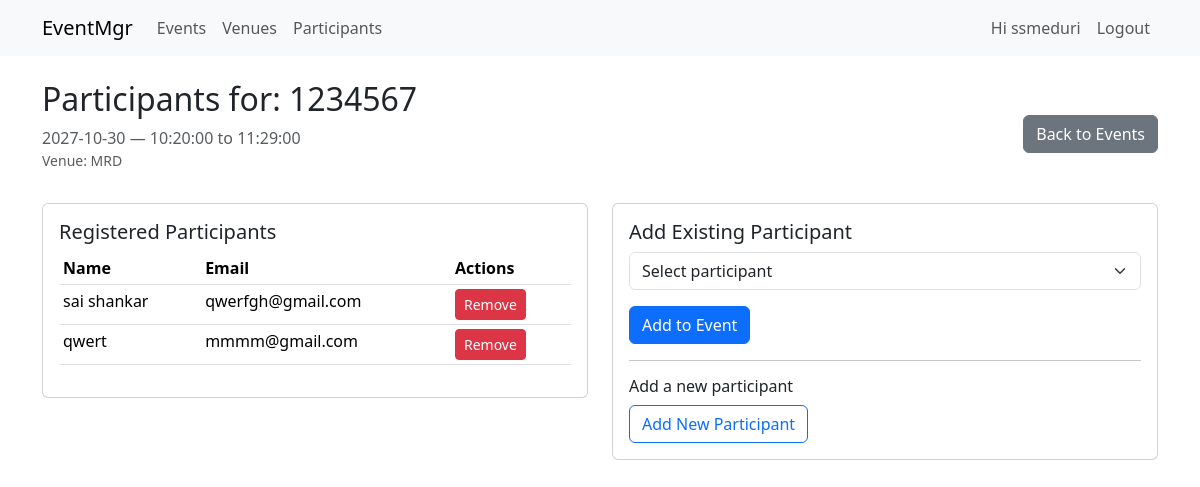
Page /event/1/participants (signed in) on the committed database.
### app/models.py (models this page shows, shortened)
class User(UserMixin, db.Model):
    id = db.Column(db.Integer, primary_key=True)
    username = db.Column(db.String(80), unique=True, nullable=False)
    password_hash = db.Column(db.String(200), nullable=False)
    role = db.Column(db.String(20), nullable=False, default='viewer')  # 'admin', 'staff', 'viewer'

class Event(db.Model):
    id = db.Column(db.Integer, primary_key=True)
    title = db.Column(db.String(120), nullable=False)
    description = db.Column(db.Text)
    date = db.Column(db.Date, nullable=False)
    start_time = db.Column(db.Time, nullable=False)
    end_time = db.Column(db.Time, nullable=False)
    venue_id = db.Column(db.Integer, db.ForeignKey('venue.id'), nullable=False)
    participants = db.relationship('Participant', secondary=event_participants, back_populates='events')

class Venue(db.Model):
    id = db.Column(db.Integer, primary_key=True)
    name = db.Column(db.String(150), nullable=False, unique=True)
    capacity = db.Column(db.Integer, nullable=False, default=0)
    resources_list = db.relationship('Resource', back_populates='venue', cascade='all, delete-orphan')
    events = db.relationship('Event', backref='venue', lazy=True, cascade='all, delete-orphan')

class Participant(db.Model):
    id = db.Column(db.Integer, primary_key=True)
    name = db.Column(db.String(150), nullable=False)
    email = db.Column(db.String(200), nullable=True)
    phone = db.Column(db.String(50), nullable=True)
    notes = db.Column(db.Text, nullable=True)
    events = db.relationship('Event', secondary=event_participants, back_populates='participants')

### app/routes.py (the view)
@main_bp.route('/event/<int:event_id>/participants')
@login_required
def event_participants_view(event_id):
    event = Event.query.get_or_404(event_id)
    available = Participant.query.filter(~Participant.events.any(id=event.id)).order_by(Participant.name).all()
    return render_template('events/participants.html', event=event, available=available)

### app/__init__.py (called while the page is built)
def create_app():
    app = Flask(__name__, static_folder='static', template_folder='templates')
    app.config.from_object(Config)
    db.init_app(app)
    login_manager.init_app(app)
    from .models import User
    @login_manager.user_loader
    def load_user(user_id):
        return User.query.get(int(user_id))
    from .routes import main_bp
    from .auth import auth_bp
    app.register_blueprint(main_bp)
    app.register_blueprint(auth_bp)
    return app

### app/templates/events/participants.html (shortened to what this page needs)
{% extends 'base.html' %}
{% block content %}
<div class="d-flex justify-content-between align-items-center mb-3">
  <div>
    <h2>Participants for: {{ event.title }}</h2>
    <p class="text-muted mb-0">{{ event.date }} — {{ event.start_time }} to {{ event.end_time }}</p>
    <p class="small text-muted">Venue: {{ event.venue.name if event.venue else 'N/A' }}</p>
  </div>
  <div>
    <a class="btn btn-secondary" href="{{ url_for('main.list_events') }}">Back to Events</a>
  </div>
</div>
<div class="row">
  <div class="col-md-6 mb-4">
    <div class="card">
      <div class="card-body">
        <h5 class="card-title">Registered Participants</h5>
        <table class="table table-sm">
          <thead><tr><th>Name</th><th>Email</th><th>Actions</th></tr></thead>
          <tbody>
            {% for p in event.participants %}
            <tr>
              <td>{{ p.name }}</td>
              <td>{{ p.email or '-' }}</td>
              <td>
                <form method="POST" action="{{ url_for('main.remove_participant_from_event', event_id=event.id, pid=p.id) }}" style="display:inline-block" onsubmit="return confirm('Remove participant from event?');">
                  <button class="btn btn-sm btn-danger">Remove</button>
                </form>
              </td>
            </tr>
            {% else %}
            <tr><td colspan="3">No participants registered.</td></tr>
            {% endfor %}
          </tbody>
        </table>
      </div>
    </div>
  </div>
  <div class="col-md-6 mb-4">
    <div class="card">
      <div class="card-body">
        <h5 class="card-title">Add Existing Participant</h5>
        {% if available %}
        <form method="POST" action="{{ url_for('main.add_participant_to_event', event_id=event.id) }}">
          <div class="mb-3">
            <select name="participant_id" class="form-select" required>
              <option value="">Select participant</option>
            </select>
          </div>
          <button class="btn btn-primary">Add to Event</button>
        </form>
        {% else %}
        <p class="text-muted">No available participants to add. <a href="{{ url_for('main.add_participant') }}">Create one</a>.</p>
        {% endif %}
        <hr>
        <h6>Add a new participant</h6>
        <a class="btn btn-outline-primary" href="{{ url_for('main.add_participant') }}">Add New Participant</a>
      </div>
    </div>
  </div>
</div>
{% endblock %}

### app/templates/base.html (shortened to what this page needs)
<!doctype html>
<html lang="en">
<head>
    <link href="https://cdn.jsdelivr.net/npm/bootstrap@5.3.2/dist/css/bootstrap.min.css" rel="stylesheet">
</head>
<body>
<nav class="navbar navbar-expand-lg navbar-light bg-light mb-4">
  <div class="container">
    <a class="navbar-brand" href="{{ url_for('main.index') }}">
        EventMgr
    </a>
    <div class="collapse navbar-collapse" id="navbarNav">
      <ul class="navbar-nav me-auto">
        <li class="nav-item">
          <a class="nav-link" href="{{ url_for('main.list_events') }}">Events</a>
        </li>
        <li class="nav-item">
          <a class="nav-link" href="{{ url_for('main.list_venues') }}">Venues</a>
        </li>
        <li class="nav-item">
          <a class="nav-link" href="{{ url_for('main.list_participants') }}">Participants</a>
        </li>
      </ul>
      <ul class="navbar-nav ms-auto">
        {% if current_user.is_authenticated %}
          <li class="nav-item">
            <a class="nav-link">Hi {{ current_user.username }}</a>
          </li>
          <li class="nav-item">
            <a class="nav-link" href="{{ url_for('auth.logout') }}">Logout</a>
          </li>
        {% else %}
          <li class="nav-item">
            <a class="nav-link" href="{{ url_for('auth.login') }}">Login</a>
          </li>
        {% endif %}
      </ul>
    </div>
  </div>
</nav>
<div class="container">
    {% block content %}{% endblock %}
</div>
</body>
</html>

### rows in the picture
User: username "ssmeduri"
Event: title "1234567", date "2027-10-30", start_time "10:20:00", end_time "11:29:00"
Venue: venue "MRD"
Participant: name "sai shankar", email "qwerfgh@gmail.com"
Participant: name "qwert", email "mmmm@gmail.com"
